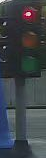
#> input picture 代码/x1925/vanguardcar/src/racecar/src/siftred/Redsmall.png, 46 x 158 px, found by its file name
$ python siftredvideo.py
#> lines starting #> are read from the running program, lines starting #| are printed output that depends on the picture; pictures that were not available may be replaced by others from this repository, and a replacement may not be noted
# sift匹配红绿灯的视频流

'''
在一定时间范围内，sift匹配成功的次数达到一定值，则认为识别到红绿灯，且此后不再进行识别
'''


import cv2

# 读取模板图像
templateImage = cv2.imread("/home/scnu-car/car2023_ws/src/racecar/src/siftred/Redsmall.png")
#> templateImage is the input picture: shape (158, 46, 3); mean B, G, R 71.3, 66.5, 60.7

# 创建SIFT检测器
sift = cv2.SIFT_create()

# 使用FLANN匹配器进行特征匹配
matcher = cv2.FlannBasedMatcher()

# 打开视频文件
# 读本地视频文件
video_capture = cv2.VideoCapture('/home/scnu-car/car2023_ws/src/racecar/src/parking_py/2023-11-07-163427.webm')  # 替换为您的视频文件路径
# video_capture = cv2.VideoCapture('/home/scnu-car/car2023_ws/src/racecar/src/siftred/RedandGreen1.webm')  # 替换为你的视频文件路径

# 读电脑的内置摄像头

# video_capture =cv2.VideoCapture(0)

while True:
    ret, frame = video_capture.read()
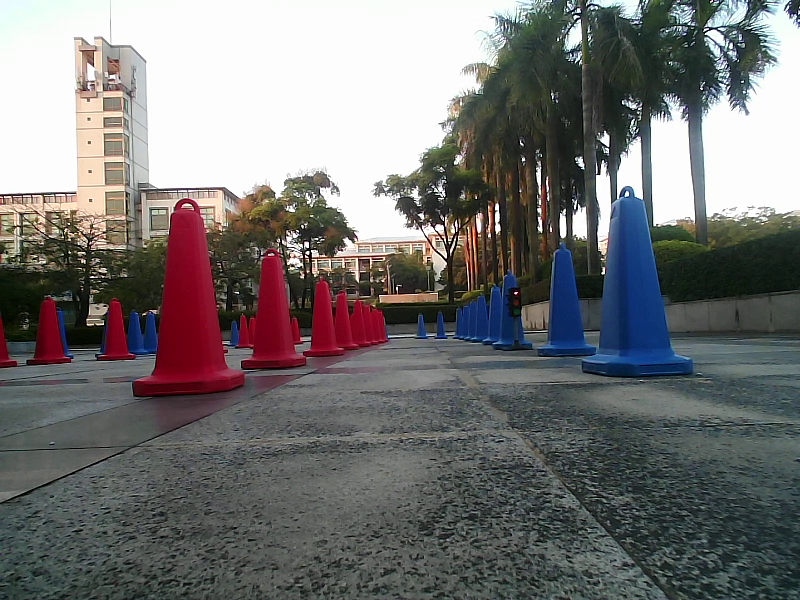
#> input picture frame 15 of 代码/x1925/vanguardcar/src/racecar/src/siftred/RedandGreen1.webm, 800 x 600 px, given in place of 2023-11-07-163427.webm, which was not available
#> frame is the input picture: shape (600, 800, 3); mean B, G, R 115.8, 116.2, 117.2

    if not ret:
        break

    # 截取图像的下半部分进行匹配
    height,width, _ =frame.shape
#> height = 600; width = 800
    frame = frame[1*height // 3 :,:]
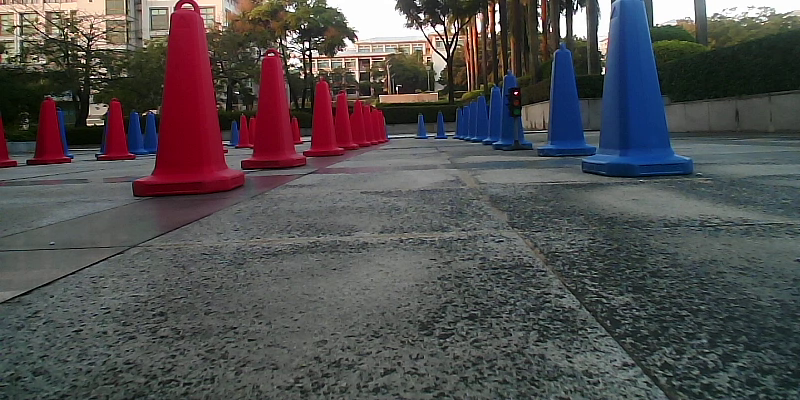
#> frame: shape (400, 800, 3); mean B, G, R 79.5, 78.8, 81.5
    # 检测关键点和生成描述符
    keypoints1, descriptors1 = sift.detectAndCompute(templateImage, None)
#> keypoints1 = 17 keypoints; strongest (x, y, size): (28, 14, 2.9), (5, 24, 2), (11, 115, 6.7), (32, 33, 2.1)
    keypoints2, descriptors2 = sift.detectAndCompute(frame, None)
#> keypoints2 = 1973 keypoints; strongest (x, y, size): (516, 93, 1.8), (307, 52, 2.3), (307, 44, 3.3), (497, 7, 3.1)

    # 进行比率测试，筛选好的匹配
    matches = matcher.knnMatch(descriptors1, descriptors2, k=2)
#> matches = 17 matches
    good_matches = []
    for m, n in matches:
        if m.distance < 0.75 * n.distance:
            good_matches.append(m)
#> this loop made 17 passes
#> after the loop, good_matches = 1 matches

    # 输出匹配成功的信息

    # ##################阈值可能需要根据环境修改
    if len(good_matches) >= 1:  # 自定义阈值
        print("匹配成功！------共找到", len(good_matches), "个匹配点。")
#| 匹配成功！------共找到 1 个匹配点。
    else:
        print("匹配失败", len(good_matches))

    ################## 需要根据识别算法在车上的实际运行速度，确定停车地点后，可考虑是否需要延时适当时间后再停车（因为会较远处就识别到红绿灯）即延时发送话题消息或车接收到话题之后先继续行驶一段时间


    # 在图像上标记匹配的关键点
    image_with_matches = cv2.drawMatches(templateImage, keypoints1, frame, keypoints2, good_matches, None)
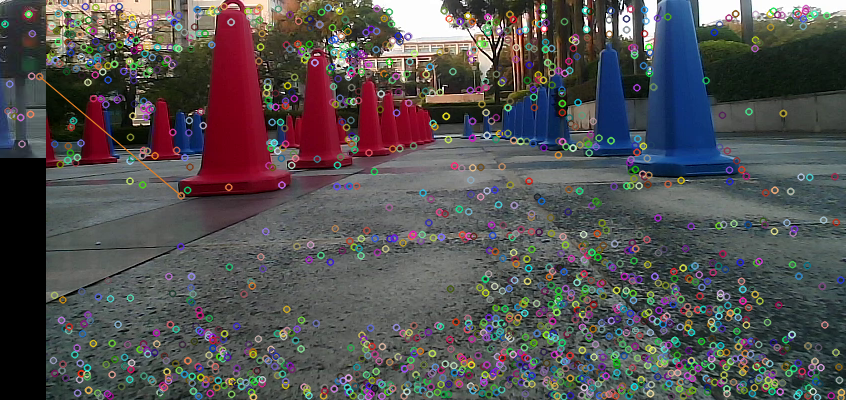
#> image_with_matches: shape (400, 846, 3); mean B, G, R 81.8, 81.1, 83.4

    # 显示图像
    cv2.imshow("Video Frame with Matches", image_with_matches)

    if cv2.waitKey(1) & 0xFF == 27:  # 按ESC键退出
#> (key Esc is pressed here)
        break

video_capture.release()
cv2.destroyAllWindows()
